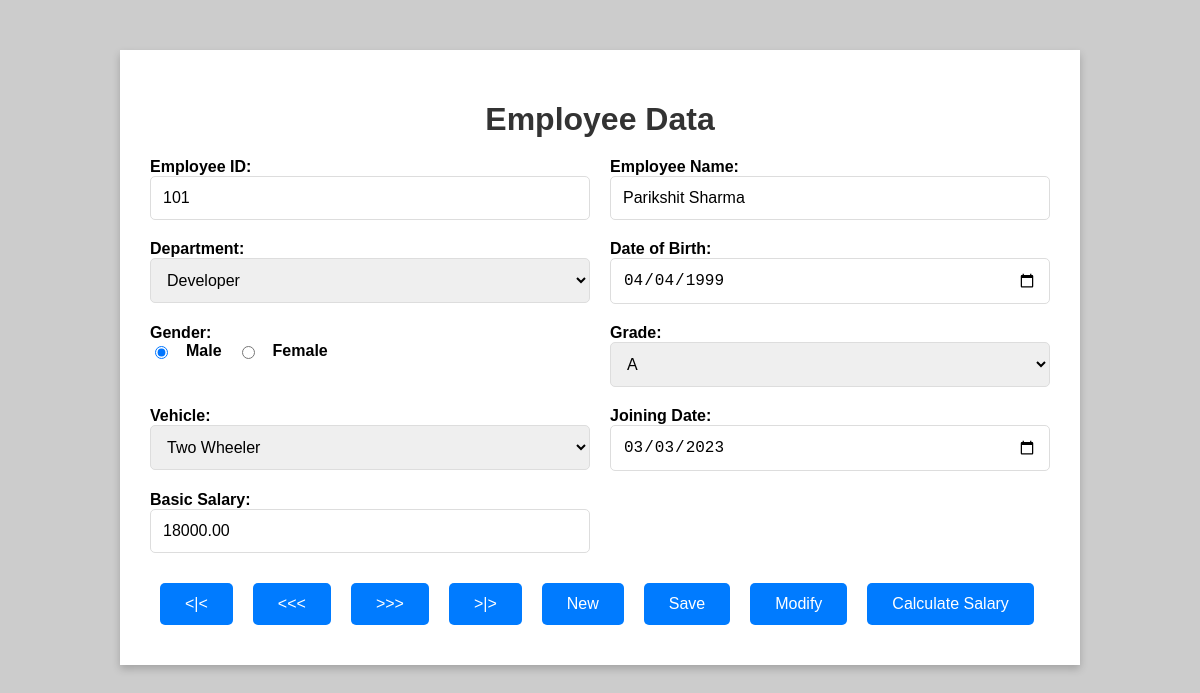
The page / on the database its author committed.
### tables this page shows
CREATE TABLE `employees` (
  `employee_id` int NOT NULL,
  `name` varchar(100) NOT NULL,
  `department` varchar(50) NOT NULL,
  `dob` date NOT NULL,
  `gender` enum('Male','Female') NOT NULL,
  `grade` char(1) NOT NULL,
  `vehicle` varchar(20) NOT NULL,
  `joining_date` date NOT NULL,
  `basic_salary` decimal(10,2) NOT NULL,
  PRIMARY KEY (`employee_id`)
);

### index.php (the view, shortened to what this page needs)
<!DOCTYPE html>
<html lang="en">
<head>
  <link rel="stylesheet" href="styles.css">
</head>
<body>
  <div class="container">
  <?php
$servername = "localhost";
$username = "root";
$password = "Dws@1234";
$database = "employee_management";
$conn = new mysqli($servername, $username, $password, $database);
$result = $conn->query("SELECT *
FROM employees
ORDER BY employee_id ASC
LIMIT 1;");
if ($result->num_rows > 0) {
  $employee_data = $result->fetch_assoc();
}
?>
    <div class="employee-id-container">
      <h1>Employee Data </h1>
      <form action="index.php" method="POST" id="employeeForm">
        <div class="form-row">
          <label for="employee_id">Employee ID:</label>
          <input type="text" id="employee_id" name="employee_id" value="<?php echo htmlspecialchars($employee_data['employee_id']); ?>" required>
        </div>
        <div class="form-row">
          <label for="name">Employee Name:</label>
          <input type="text" id="name" name="name"
            value="<?php echo isset($employee_data) ? $employee_data['name'] : ''; ?>" required>
        </div>
        <div class="form-row">
          <label for="department">Department:</label>
          <select id="department" name="department" required>
            <option value="Developer" <?php echo isset($employee_data) && $employee_data['department'] == 'Developer' ? 'selected' : ''; ?>>Developer</option>
          </select>
        </div>
        <div class="form-row">
          <label for="dob">Date of Birth:</label>
          <input type="date" id="dob" name="dob"
            value="<?php echo isset($employee_data) ? $employee_data['dob'] : ''; ?>" required>
        </div>
        <div class="form-row">
          <label>Gender:</label>
          <div class="radio-group">
            <input type="radio" id="male" name="gender" value="Male" <?php echo isset($employee_data) && $employee_data['gender'] == 'Male' ? 'checked' : ''; ?> required>
            <label for="male">Male</label>
            <input type="radio" id="female" name="gender" value="Female" <?php echo isset($employee_data) && $employee_data['gender'] == 'Female' ? 'checked' : ''; ?> required>
            <label for="female">Female</label>
          </div>
        </div>
        <div class="form-row">
          <label for="grade">Grade:</label>
          <select id="grade" name="grade" required>
            <option value="A" <?php echo isset($employee_data) && $employee_data['grade'] == 'A' ? 'selected' : ''; ?>>A
            </option>
          </select>
        </div>
        <div class="form-row">
          <label for="vehicle">Vehicle:</label>
          <select id="vehicle" name="vehicle" required>
            <option value="Two Wheeler" <?php echo isset($employee_data) && $employee_data['vehicle'] == 'Two Wheeler' ? 'selected' : ''; ?>>Two Wheeler</option>
          </select>
        </div>
        <div class="form-row">
          <label for="joining_date">Joining Date:</label>
          <input type="date" id="joining_date" name="joining_date"
            value="<?php echo isset($employee_data) ? $employee_data['joining_date'] : ''; ?>" required>
        </div>
        <div class="form-row">
          <label for="basic_salary">Basic Salary:</label>
          <input type="number" id="basic_salary" name="basic_salary"
            value="<?php echo isset($employee_data) ? $employee_data['basic_salary'] : ''; ?>" required>
        </div>
        <div class="button-group">
          <button class="first-record" name="firstRecord">
            <|< </button>
              <button class="previous-record" name="perviousRecord">
                <<< </button>
                  <button class="next-record" name="nextRecord">>>></button>
                  <button class="last-record" name="lastRecord">>|></button>
                  <button type="submit"  name="new" value="new">New</button>
                  <button type="submit" name="save" value="save">Save</button>
                  <button type="submit" name="modify" value="modify">Modify</button>
                  <button type="submit" name="calculateSalary" value="calculate">Calculate Salary</button>
        </div>
      </form>
    </div>
  </div>
</body>
</html>

### styles.css (style rules this page uses)
body { font-family: Arial, sans-serif; margin: 0; padding: 0; background-color: #ccc; }
.container { max-width: 900px; margin: 50px auto; padding: 30px; background: #fff; box-shadow: 0 4px 8px rgba(0, 0, 0, 0.2); }
h1 { color: #333; margin-bottom: 20px; text-align: center; }
form { display: grid; grid-template-columns: 1fr 1fr; gap: 20px; }
.form-row { display: flex; flex-direction: column; }
.radio-group { display: flex; gap: 15px; align-items: center; }
label { font-weight: bold; }
input, select { padding: 12px; font-size: 16px; border: 1px solid #ddd; border-radius: 5px; }
.button-group { display: flex; justify-content: flex-start; align-items: center; grid-column: span 2; text-align: left; }
button { padding: 12px 25px; font-size: 16px; background-color: #007bff; color: #fff; border: none; cursor: pointer; border-radius: 5px; margin: 10px; }

### rows shown on the page
employees: employee_id "101", name "Parikshit Sharma", department "Developer", dob "04/04/1999", gender "☑ Male", gender "☐ Female", grade "A", vehicle "Two Wheeler", joining_date "03/03/2023", basic_salary "18000.00"
